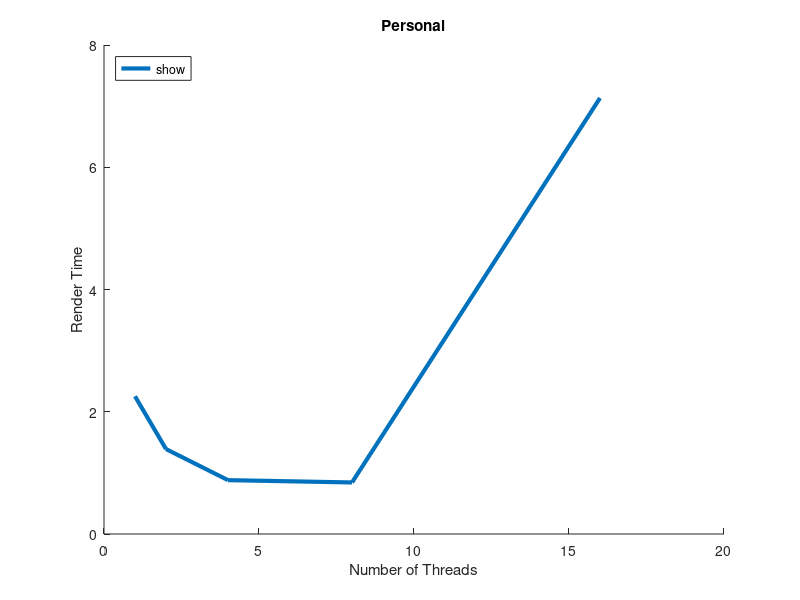

This figure's MATLAB source:
function dynamic8
clear all;
close all;
hold on;

x = [1 2 4 8 16];

t0 = [ 2.253108 1.389646 0.881040 0.843262 7.132603 ];
plot(x, t0, 'LineWidth', 3, 'DisplayName', 'models/ironman.obj 3840x2160');

title('Personal');
xlabel('Number of Threads');
ylabel('Render Time');
legend('show', 'Location', 'NorthWest');

